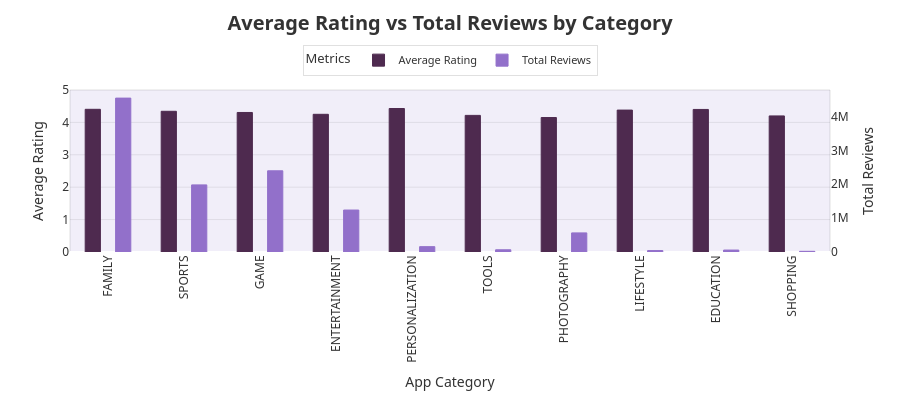

Notebook cell for this chart:
### Code cell
import pandas as pd
import plotly.graph_objects as go
import plotly.io as pio
import pytz
from datetime import datetime, time

# -------------------------
# TIME CHECK FUNCTION
# -------------------------
def is_time_allowed():
    ist = pytz.timezone("Asia/Kolkata")
    now = datetime.now(ist).time()
    return time(15,0) <= now <= time(17,0)

# -------------------------
# LOAD DATA
# -------------------------
apps_df = pd.read_csv("Play Store Data.csv")

apps_df['Last Updated'] = pd.to_datetime(apps_df['Last Updated'], errors='coerce')
apps_df['Reviews'] = pd.to_numeric(apps_df['Reviews'], errors='coerce')

apps_df['Installs'] = (
    apps_df['Installs']
    .astype(str)
    .str.replace(r'\D','', regex=True)
    .replace('', '0')
    .astype(float)
)

apps_df['Size'] = (
    apps_df['Size']
    .astype(str)
    .replace('Varies with device', None)
    .str.replace('M','', regex=False)
    .str.replace('k','', regex=False)
)

apps_df['Size'] = pd.to_numeric(apps_df['Size'], errors='coerce')

# -------------------------
# FILTER DATA
# -------------------------
task1_df = apps_df[
    (apps_df['Rating'] >= 4.0) &
    (apps_df['Size'] >= 10) &
    (apps_df['Last Updated'].dt.month == 1)
]

# -------------------------
# CATEGORY SUMMARY
# -------------------------
category_summary = (
    task1_df
    .groupby('Category')
    .agg(
        avg_rating=('Rating','mean'),
        total_reviews=('Reviews','sum'),
        total_installs=('Installs','sum')
    )
    .sort_values('total_installs',ascending=False)
    .head(10)
    .reset_index()
)

category_summary['Category'] = (
    category_summary['Category']
    .str.replace('_AND_', '<br>')
    .str.replace('_','<br>')
)

# -------------------------
# SHOW CHART OR LOCK SCREEN
# -------------------------
if is_time_allowed():

    fig = go.Figure()

    avg_rating_color = "#4E2A4F"
    total_reviews_color = "#9270CA"

    fig.add_bar(
        x=category_summary['Category'],
        y=category_summary['avg_rating'],
        name="Average Rating",
        marker=dict(color=avg_rating_color,line=dict(color=avg_rating_color,width=1)),
        width=0.20,
        offsetgroup=1
    )

    fig.add_bar(
        x=category_summary['Category'],
        y=category_summary['total_reviews'],
        name="Total Reviews",
        yaxis="y2",
        marker=dict(color=total_reviews_color,line=dict(color=total_reviews_color,width=1)),
        width=0.20,
        offsetgroup=2
    )

    fig.update_layout(

        title=dict(
            text="<b>Average Rating vs Total Reviews by Category</b>",
            x=0.5,
            y=0.96,
            xanchor="center",
            font=dict(size=20,family="Segoe UI")
        ),

        font=dict(family="Segoe UI",color="#333"),

        xaxis=dict(
            title="App Category",
            tickangle=-90,
            showgrid=False
        ),

        yaxis=dict(
            title="Average Rating",
            range=[0,5],
            gridcolor="rgba(0,0,0,0.08)"
        ),

        yaxis2=dict(
            title="Total Reviews",
            overlaying="y",
            side="right",
            showgrid=False
        ),

        barmode="group",

        paper_bgcolor="white",
        plot_bgcolor="rgba(146,112,202,0.08)",

        legend=dict(
            title="Metrics",
            orientation="h",
            y=1.28,
            x=0.5,
            xanchor="center",
            bordercolor="rgba(0,0,0,0.12)",
            borderwidth=1,
            font=dict(size=11)
        ),

        margin=dict(t=90,l=70,r=70,b=120),

        height=400,

        shapes=[
            dict(
                type="rect",
                xref="paper",
                yref="paper",
                x0=0,
                y0=0,
                x1=1,
                y1=1,
                line=dict(color="rgba(0,0,0,0.12)",width=1),
                fillcolor="rgba(146,112,202,0.05)",
                layer="below"
            )
        ]
    )

    fig.show()

    pio.write_html(fig,"task1.html",auto_open=False)

else:

    with open("task1.html","w",encoding="utf-8") as f:
        f.write("""
<html>
<head>
<style>
body{
margin:0;
height:100vh;
display:flex;
align-items:center;
justify-content:center;
background:white;
font-family:Segoe UI;
}
.card{
padding:40px 60px;
border-radius:20px;
background:rgba(146,112,202,0.15);
color:#222;
text-align:center;
}
</style>
</head>
<body>
<div class="card">
<h2>⏰ Visualization Locked</h2>
<p>Chart available only between</p>
<p><b>3 PM – 5 PM IST</b></p>
</div>
</body>
</html>
""")

    print("Task 1 chart available only between 3 PM – 5 PM IST")

### Figure 1 — Plotly figure (JSON) as saved in the notebook; plotly's stock layout.template omitted (floating-point values rounded to 4 significant figures)
{"data": [{"marker": {"color": "#4E2A4F", "line": {"color": "#4E2A4F", "width": 1}}, "name": "Average Rating", "offsetgroup": "1", "type": "bar", "width": 0.2, "x": ["FAMILY", "SPORTS", "GAME", "ENTERTAINMENT", "PERSONALIZATION", "TOOLS", "PHOTOGRAPHY", "LIFESTYLE", "EDUCATION", "SHOPPING"], "y": [4.404, 4.343, 4.306, 4.25, 4.429, 4.217, 4.15, 4.38, 4.4, 4.2]}, {"marker": {"color": "#9270CA", "line": {"color": "#9270CA", "width": 1}}, "name": "Total Reviews", "offsetgroup": "2", "type": "bar", "width": 0.2, "x": ["FAMILY", "SPORTS", "GAME", "ENTERTAINMENT", "PERSONALIZATION", "TOOLS", "PHOTOGRAPHY", "LIFESTYLE", "EDUCATION", "SHOPPING"], "y": [4545000.0, 1982000.0, 2398000.0, 1239000.0, 157700.0, 65830.0, 563700.0, 42810.0, 57640.0, 19950.0], "yaxis": "y2"}], "layout": {"barmode": "group", "font": {"color": "#333", "family": "Segoe UI"}, "height": 400, "legend": {"bordercolor": "rgba(0,0,0,0.12)", "borderwidth": 1, "font": {"size": 11}, "orientation": "h", "title": {"text": "Metrics"}, "x": 0.5, "xanchor": "center", "y": 1.28}, "margin": {"b": 120, "l": 70, "r": 70, "t": 90}, "paper_bgcolor": "white", "plot_bgcolor": "rgba(146,112,202,0.08)", "shapes": [{"fillcolor": "rgba(146,112,202,0.05)", "layer": "below", "line": {"color": "rgba(0,0,0,0.12)", "width": 1}, "type": "rect", "x0": 0, "x1": 1, "xref": "paper", "y0": 0, "y1": 1, "yref": "paper"}], "title": {"font": {"family": "Segoe UI", "size": 20}, "text": "<b>Average Rating vs Total Reviews by Category</b>", "x": 0.5, "xanchor": "center", "y": 0.96}, "xaxis": {"showgrid": false, "tickangle": -90, "title": {"text": "App Category"}}, "yaxis": {"gridcolor": "rgba(0,0,0,0.08)", "range": [0, 5], "title": {"text": "Average Rating"}}, "yaxis2": {"overlaying": "y", "showgrid": false, "side": "right", "title": {"text": "Total Reviews"}}}}
